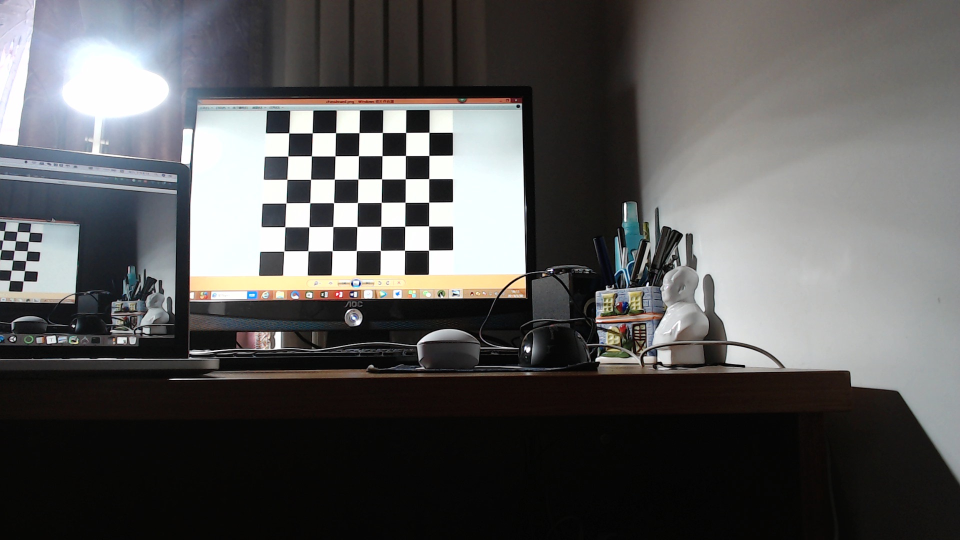
#> input picture 1meter.jpg, 1920 x 1080 px (shown at 1/2 size)
$ python pos_est.py
#> lines starting #> are read from the running program, lines starting #| are printed output that depends on the picture; after the words box and inside, x2 and y2 are one past the last pixel; in counts of white or black regions, pixels touching at a corner belong together; long printed decimals are rounded
import cv2
import glob
import numpy as np
import math

cbraw = 6
cbcol = 7


def add_id():
    fname = './1meter.jpg'
    img = cv2.imread(fname)
#> img is the input picture: shape (1080, 1920, 3); mean B, G, R 88.2, 88.7, 89.1

    gray = cv2.cvtColor(img, cv2.COLOR_BGR2GRAY)
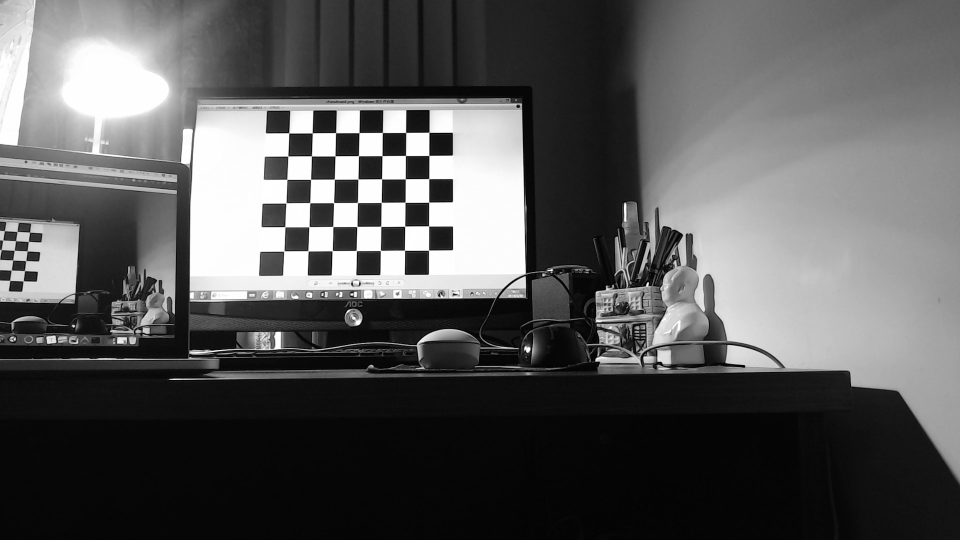
#> gray: shape (1080, 1920) (shown at 1/2 size); min 0, max 255, mean 88.8

    # 寻找角点，存入corners，ret是找到角点的flag
    ret, corners = cv2.findChessboardCorners(gray, (6, 7), None)
#> ret = True; corners = 42 rows, first 8: [568.1, 502.6], [570.6, 454.4], [572.3, 406.5], [574.3, 359], [576.1, 312.7], [578.1, 266.2], [616.7, 502.4], [618.1, 454.2]
    criteria = (cv2.TERM_CRITERIA_EPS + cv2.TERM_CRITERIA_MAX_ITER, 30, 0.001)
    corners2 = cv2.cornerSubPix(gray, corners, (11, 11), (-1, -1), criteria)
#> corners2 = 42 rows, first 8: [568.2, 502.5], [570.4, 454], [572.5, 406.4], [574.3, 359.2], [576.1, 312.6], [578, 266.3], [616.5, 502.2], [618.4, 453.8]

    count = 0
    for corner in corners2:
        a, b = corner[0]
        a = int(a)
        b = int(b)

        cv2.putText(img, '(%s)' % (count), (a, b), cv2.FONT_HERSHEY_COMPLEX, 0.5, (0, 255, 0), 1)
        print('id={}:({},{})'.format(count, a, b))
        count += 1

        img = cv2.drawChessboardCorners(img, (cbraw, cbcol), corners2, ret)
        cv2.imshow('img', img)
        #cv2.waitKey(50000)
        cv2.imwrite('1meter_id.jpg', img)
#> this loop made 42 passes
#> (corner, a, b) on passes 1 to 12: ([[568.2, 502.5]], 568, 502), ([[570.4, 454]], 570, 453), ([[572.5, 406.4]], 572, 406), ([[574.3, 359.2]], 574, 359), ([[576.1, 312.6]], 576, 312), ([[578, 266.3]], 578, 266), ([[616.5, 502.2]], 616, 502), ([[618.4, 453.8]], 618, 453), ([[620.1, 406.1]], 620, 406), ([[621.7, 359]], 621, 358), ([[623.3, 312.3]], 623, 312), ([[624.9, 266.3]], 624, 266)
#| id=0:(568,502)
#| id=1:(570,453)
#| id=2:(572,406)
#| id=3:(574,359)
#| id=4:(576,312)
#| id=5:(578,266)
#| id=6:(616,502)
#| id=7:(618,453)
#> (further printed lines are left out)
#> pass 1, in add_id, `img = cv2.drawChessboardCorners(img, (cbraw, cbcol), corners2, ret)`:
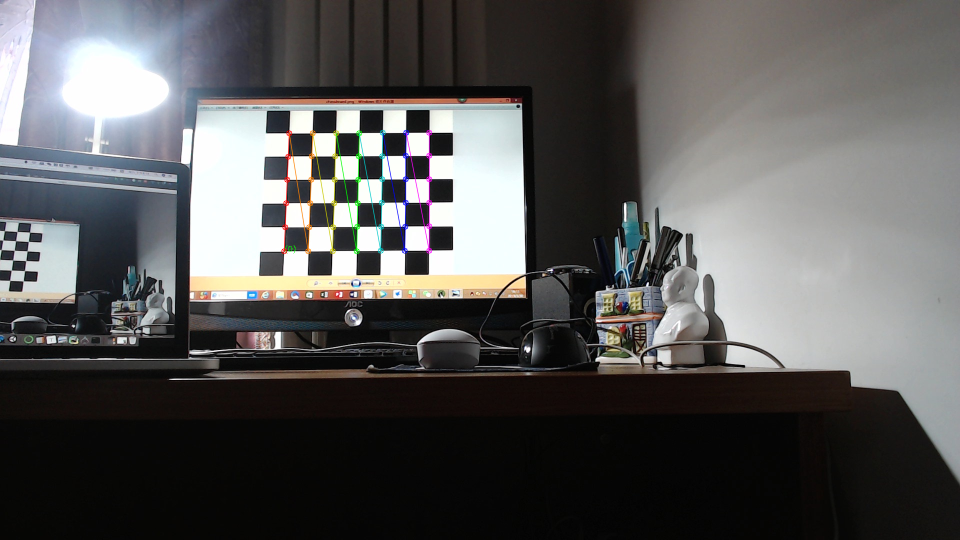
#> img: shape (1080, 1920, 3) (shown at 1/2 size); 0.61% of pixels changed, all inside (x1, y1, x2, y2) = (562, 259, 865, 509)
#> pass 2, in add_id, `img = cv2.drawChessboardCorners(img, (cbraw, cbcol), corners2, ret)`:
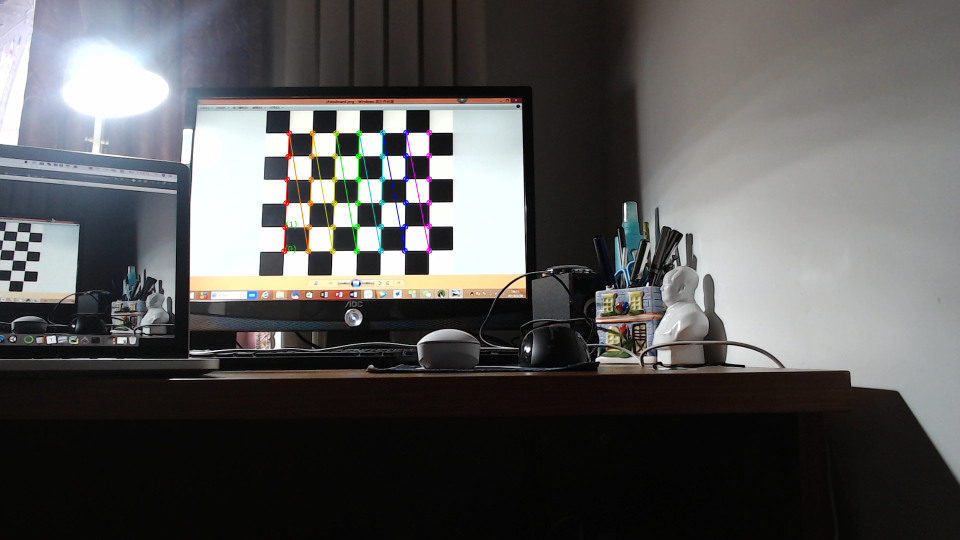
#> img: shape (1080, 1920, 3) (shown at 1/2 size); 0.59% of pixels changed, all inside (x1, y1, x2, y2) = (562, 259, 865, 509)
#> after the loop:
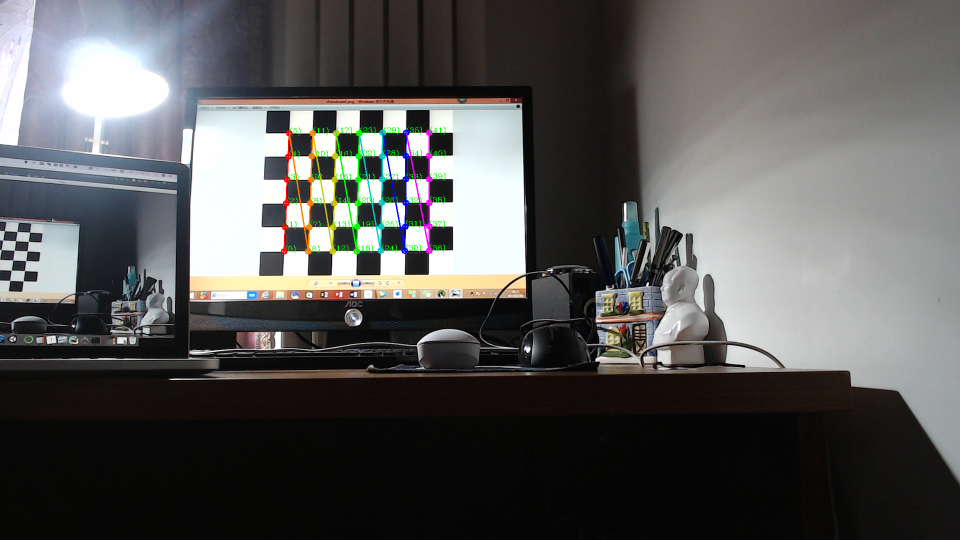
#> img: shape (1080, 1920, 3) (shown at 1/2 size); mean B, G, R 87.7, 88.7, 88.7
#> after the loop, count = 42


def pos_estimate():
    # 1meter1.jpg 中： 单位：格子（一个格子34mm）       对应像素坐标和id
    # 左上：0，0                id = 5:(578,266)
    # 左下：0，5              id = 0:(568,502)
    # 右上：6，0              id = 41:(858,265)
    # 右下：6，5            id = 36:(857,500)

    # camX = 240
    # camY = 315

    object_3d_points = np.array(([0, 0, 0],
                                 [0, 5, 0],
                                 [6, 0, 0],
                                 [6, 5, 0]), dtype=np.double)
    object_2d_point = np.array(([578, 266],
                                [568, 502],
                                [858, 265],
                                [857, 500]), dtype=np.double)
    '''
    object_2d_point = np.array(([603, 219],
                                [576, 731],
                                [1343, 317],
                                [1341, 727]), dtype=np.double)
    '''
    dist_coefs = np.array([-0.00595347, 0.33683137, 0.00135723, 0.0026877 - 1.31780392],
                          dtype=np.double)
    camera_matrix = np.array((
        [1.45513349e+03, 0.00000000e+00, 9.49073700e+02],
        [0.00000000e+00, 1.49815619e+03, 5.94063862e+02],
        [0.00000000e+00, 0.00000000e+00, 1.00000000e+00]), dtype=np.double)
    # 求解相机位姿
    found, rvec, tvec = cv2.solvePnP(object_3d_points, object_2d_point, camera_matrix, dist_coefs)
#> found = True; rvec = [-0.305, 0.736, 0.0342]; tvec = [-5.2, -6.26, 37.81]

    print('found', found)
#| found True
    print('rvec', rvec)
#| rvec [[-0.3047]
#|  [ 0.7363]
#|  [ 0.03425]]
    print('tvec', tvec)
#| tvec [[-5.203]
#|  [-6.256]
#|  [37.806]]

    rotM = cv2.Rodrigues(rvec)[0]
#> rotM = [[0.742, -0.137, 0.656], [-0.0756, 0.955, 0.285], [-0.666, -0.261, 0.699]]
    camera_postion = -np.matrix(rotM).T * np.matrix(tvec)
#> camera_postion = [[28.55], [15.15], [-21.23]]
    print(camera_postion.T)
#| [[ 28.553   15.149 -21.230]]

    thetaZ = math.atan2(rotM[1, 0], rotM[0, 0]) * 180.0 / math.pi
#> thetaZ = -5.82
    thetaY = math.atan2(-1.0 * rotM[2, 0], math.sqrt(rotM[2, 1] ** 2 + rotM[2, 2] ** 2)) * 180.0 / math.pi
#> thetaY = 41.73
    thetaX = math.atan2(rotM[2, 1], rotM[2, 2]) * 180.0 / math.pi
#> thetaX = -20.51

    x = tvec[0] * 34
#> x = [-176.9]
    y = tvec[1] * 34
#> y = [-212.7]
    z = tvec[2] * 34
#> z = [1285.4]
    print('=' * 30)
    print(thetaX, thetaY, thetaZ)
#| -20.508 41.728 -5.816
    print("camPos:", x, y, z)
#| camPos: [-176.895] [-212.715] [1285.393]


if __name__ == '__main__':
     add_id()
     pos_estimate()
